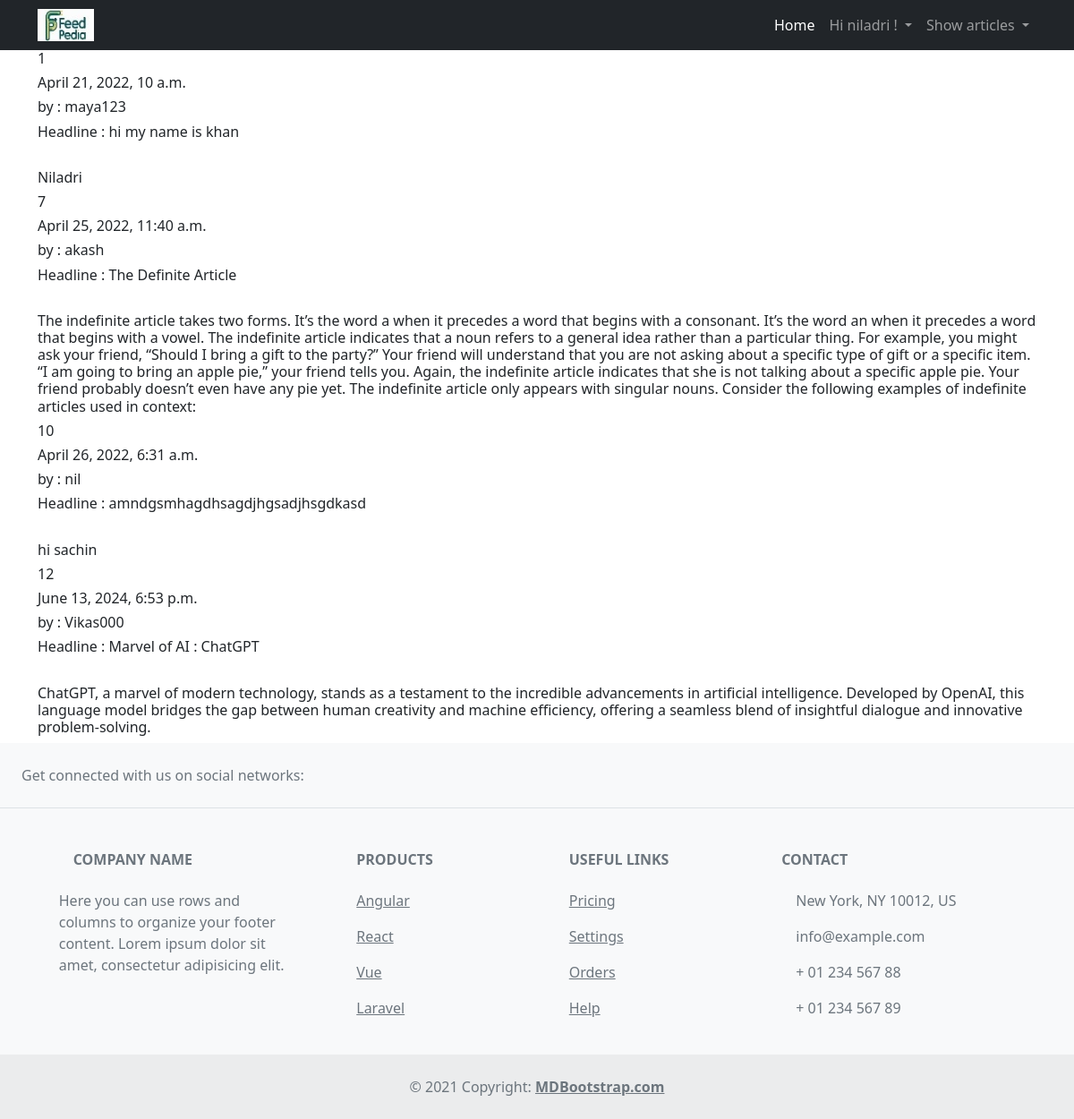
The app's page / (signed in) with its own data.
### mainArticleApp/models.py (models this page shows)
class postArticle(models.Model):
    article_id = models.AutoField
    article_heading = models.CharField(max_length=20)
    article_content = models.TextField()
    date = models.DateTimeField(auto_now_add=True, blank=True)
    author = models.ForeignKey(User, on_delete=models.CASCADE, to_field="username")

### mainArticleApp/views.py (the view)
def index(request):
    allArticles = models.postArticle.objects.all()
    return render(request,'index.html', {'allArticles': allArticles})

### templates/index.html (shortened to what this page needs)
{% extends 'base.html' %}
{% block content %}
<div class="container">
  {% if allArticles %}
     {% for all in allArticles %}
         <h6>{{all.id}}</h6><h6>{{all.date}}</h6><h6>by : {{all.author_id}}</h6>
         <h6>Headline : {{all.article_heading}}</h6><br>
         <h6>{{all.article_content}}</h6>
     {% endfor %}
  {% endif %}
</div>
{% endblock %}

### templates/base.html (shortened to what this page needs)
{% load static %}
<link href="https://cdn.jsdelivr.net/npm/bootstrap@5.1.0/dist/css/bootstrap.min.css" rel="stylesheet">
<nav class="navbar navbar-expand-lg navbar-dark bg-dark static-top">
  <div class="container">
      <img  src="{% static 'images/logo.jpg' %}" alt="..." height="36">
    <div class="collapse navbar-collapse" id="navbarSupportedContent">
      <ul class="navbar-nav ms-auto">
        <li class="nav-item">
          <a class="nav-link active" aria-current="page" href="{% url 'home' %}">Home</a>
        </li>
        {% if user.is_authenticated %}
        <li class="nav-item dropdown">
          <h8 class="nav-link dropdown-toggle" id="navbarDropdown" role="button" data-bs-toggle="dropdown" aria-expanded="false">
            Hi {{request.user}} !
          </h8>
        </li>
        {% else %}
        <li class="nav-item">
          <a class="nav-link" href="{% url 'login' %}">Login</a>
        </li>
        {% endif %}
        <li class="nav-item dropdown">
          <h8 class="nav-link dropdown-toggle" id="navbarDropdown" role="button" data-bs-toggle="dropdown" aria-expanded="false">
            Show articles
          </h8>
        </li>
      </ul>
    </div>
  </div>
</nav>
{% block content %}
{% endblock %}
<footer class="text-center text-lg-start bg-light text-muted">
  <section
    class="d-flex justify-content-center justify-content-lg-between p-4 border-bottom"
  >
    <div class="me-5 d-none d-lg-block">
      <span>Get connected with us on social networks:</span>
    </div>
    <div>
    </div>
  </section>
  <section class="">
    <div class="container text-center text-md-start mt-5">
      <div class="row mt-3">
        <div class="col-md-3 col-lg-4 col-xl-3 mx-auto mb-4">
          <h6 class="text-uppercase fw-bold mb-4">
            Company name
          </h6>
          <p>
            Here you can use rows and columns to organize your footer content. Lorem ipsum
            dolor sit amet, consectetur adipisicing elit.
          </p>
        </div>
        <div class="col-md-2 col-lg-2 col-xl-2 mx-auto mb-4">
          <h6 class="text-uppercase fw-bold mb-4">
            Products
          </h6>
          <p>
            <a href="#!" class="text-reset">Angular</a>
          </p>
          <p>
            <a href="#!" class="text-reset">React</a>
          </p>
          <p>
            <a href="#!" class="text-reset">Vue</a>
          </p>
          <p>
            <a href="#!" class="text-reset">Laravel</a>
          </p>
        </div>
        <div class="col-md-3 col-lg-2 col-xl-2 mx-auto mb-4">
          <h6 class="text-uppercase fw-bold mb-4">
            Useful links
          </h6>
          <p>
            <a href="#!" class="text-reset">Pricing</a>
          </p>
          <p>
            <a href="#!" class="text-reset">Settings</a>
          </p>
          <p>
            <a href="#!" class="text-reset">Orders</a>
          </p>
          <p>
            <a href="#!" class="text-reset">Help</a>
          </p>
        </div>
        <div class="col-md-4 col-lg-3 col-xl-3 mx-auto mb-md-0 mb-4">
          <h6 class="text-uppercase fw-bold mb-4">
            Contact
          </h6>
          <p> New York, NY 10012, US</p>
          <p>
            info@example.com
          </p>
          <p> + 01 234 567 88</p>
          <p> + 01 234 567 89</p>
        </div>
      </div>
    </div>
  </section>
  <div class="text-center p-4" style="background-color: rgba(0, 0, 0, 0.05);">
    © 2021 Copyright:
    <a class="text-reset fw-bold" href="#">MDBootstrap.com</a>
  </div>
</footer>

### records on screen
postArticle: id "1", date "April 21, 2022, 10 a.m.", author_id "maya123", article_heading "hi my name is khan", article_content "Niladri"
postArticle: id "7", date "April 25, 2022, 11:40 a.m.", author_id "akash", article_heading "The Definite Article", article_content "The indefinite article takes two forms. It’s the word a when it precedes a word that begins with a consonant. It’s the word an when it precedes a word that begins with a vowel. The indefinite article indicates that a noun refers to a general idea rather than a particular thing. For example, you might ask your friend, “Should I bring a gift to the party?” Your friend will understand that you are not asking about a specific type of gift or a specific item. “I am going to bring an apple pie,” your friend tells you. Again, the indefinite article indicates that she is not talking about a specific apple pie. Your friend probably doesn’t even have any pie yet. The indefinite article only appears…"
postArticle: id "10", date "April 26, 2022, 6:31 a.m.", author_id "nil", article_heading "amndgsmhagdhsagdjhgsadjhsgdkasd", article_content "hi sachin"
postArticle: id "12", date "June 13, 2024, 6:53 p.m.", author_id "Vikas000", article_heading "Marvel of AI : ChatGPT", article_content "ChatGPT, a marvel of modern technology, stands as a testament to the incredible advancements in artificial intelligence. Developed by OpenAI, this language model bridges the gap between human creativity and machine efficiency, offering a seamless blend of insightful dialogue and innovative problem-solving."

### other values on screen
{{ request.user }} "niladri"
